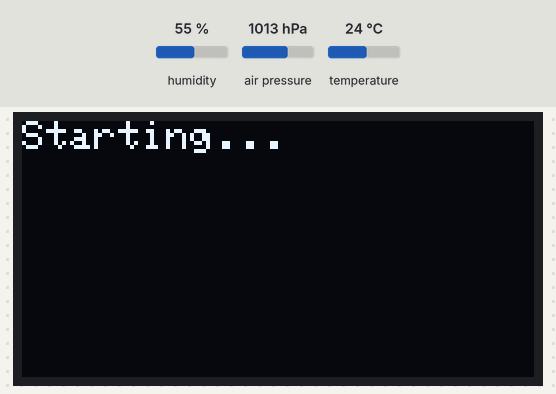
The sketch below on a simulated ESP32-C3. Shown: 128×64 one-colour display. The inputs (shaded band) are chosen by the test bench; at power-on: humidity 55 %, air pressure 1013 hPa, temperature 24 °C. WiFi joins after 1.5 s; servers stay silent unless stated; the local clock reads 2024-03-15 10:24:30 at power-on unless the sketch sets it; what the sketch prints to the serial monitor is not drawn.

Above: at 0.1 s.
At 1.6 s:
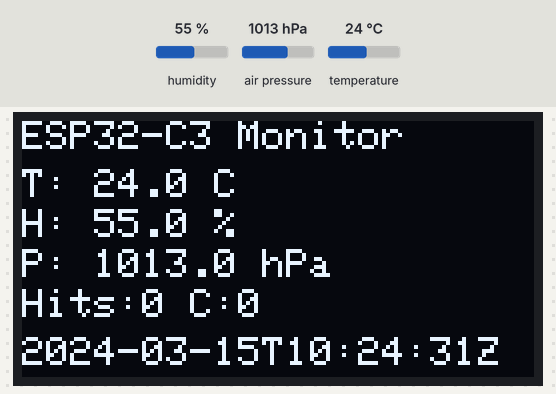
At 30.1 s:
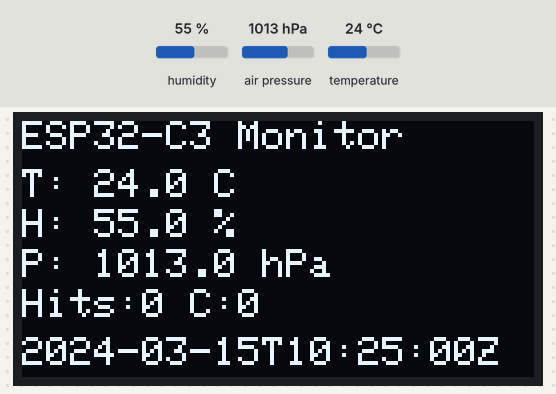
At 120.1 s:
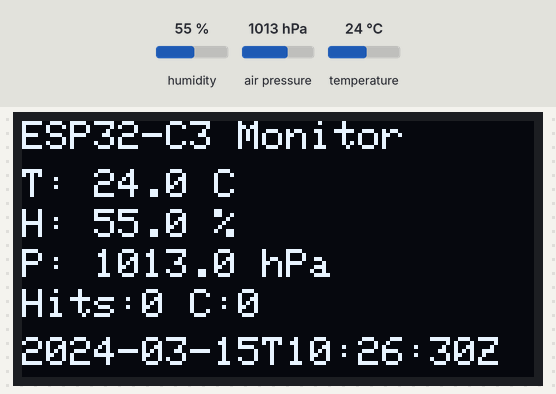

The sketch:

esp32c3-bme280-web-server.ino
```cpp
#include <WiFi.h>
#include <WebServer.h>
#include <Wire.h>
#include <time.h>

#include <Adafruit_GFX.h>
#include <Adafruit_SSD1306.h>

#include <Adafruit_Sensor.h>
#include <Adafruit_BME280.h>

// =========================
// WiFi
// =========================
const char* WIFI_SSID = "***ESSID***";
const char* WIFI_PASSWORD = "***Password***";

// =========================
// NTP
// =========================
const char* NTP_SERVER = "***NTPSERVERDOMAINORIP";
const long GMT_OFFSET_SEC = 0;
const int DAYLIGHT_OFFSET_SEC = 0;

// =========================
// Web Stats
// =========================
unsigned long totalHits = 0;
int activeClients = 0;

// =========================
// Display
// =========================
#define SCREEN_WIDTH 128
#define SCREEN_HEIGHT 64
#define OLED_RESET -1

Adafruit_SSD1306 display(
  SCREEN_WIDTH,
  SCREEN_HEIGHT,
  &Wire,
  OLED_RESET
);

// =========================
// Pinouts and Address
// =========================
#define I2C_SDA 0
#define I2C_SCL 1
#define BME280_ADDRESS 0x76

// =========================
// BME280
// =========================
Adafruit_BME280 bme;

// =========================
// Web Server
// =========================
WebServer server(80);

// =========================
// Sensor Values
// =========================
#define SEALEVELPRESSURE_HPA (1013.25)

float temperatureC = 0.0f;
float humidityPct = 0.0f;
float pressureHpa = 0.0f;

String lastReadISO = "Not synced";

// =========================
// Rate Limiter
// =========================
struct RateLimitEntry
{
  IPAddress ip;
  unsigned long windowStart;
  int requestCount;
};

const int MAX_CLIENTS = 20;
RateLimitEntry clients[MAX_CLIENTS];

const int MAX_REQUESTS = 60;
const unsigned long WINDOW_MS = 60000;

// =========================
// Sensor re-read timing
// =========================
unsigned long lastSensorRead = 0;
const unsigned long SENSOR_INTERVAL_MS = 30000;

// ==================================================
// Active Web Clients
// ==================================================
void updateActiveClients()
{
  unsigned long now = millis();
  activeClients = 0;

  for (int i = 0; i < MAX_CLIENTS; i++)
  {
    if (clients[i].windowStart != 0 &&
        (now - clients[i].windowStart) <= WINDOW_MS)
    {
      activeClients++;
    }
  }
}

// ==================================================
// Super-basic Rate Limiter
// ==================================================
bool isRateLimited()
{
  IPAddress clientIP = server.client().remoteIP();
  unsigned long now = millis();

  for (int i = 0; i < MAX_CLIENTS; i++)
  {
    if (clients[i].ip == clientIP)
    {
      if (now - clients[i].windowStart > WINDOW_MS)
      {
        clients[i].windowStart = now;
        clients[i].requestCount = 1;
        return false;
      }

      clients[i].requestCount++;

      if (clients[i].requestCount > MAX_REQUESTS)
      {
        return true;
      }

      return false;
    }
  }

  for (int i = 0; i < MAX_CLIENTS; i++)
  {
    if (clients[i].windowStart == 0)
    {
      clients[i].ip = clientIP;
      clients[i].windowStart = now;
      clients[i].requestCount = 1;
      return false;
    }
  }

  return false;
}

// ==================================================
// ISO8601 Time
// ==================================================
String getISOTime()
{
  struct tm timeinfo;

  if (!getLocalTime(&timeinfo))
  {
    return "Time unavailable";
  }

  char buffer[32];

  strftime(
    buffer,
    sizeof(buffer),
    "%Y-%m-%dT%H:%M:%SZ",
    &timeinfo
  );

  return String(buffer);
}

// ==================================================
// Read Sensor
// ==================================================
void updateSensorData()
{
  bme.takeForcedMeasurement();

  temperatureC = bme.readTemperature();
  humidityPct = bme.readHumidity();
  pressureHpa = bme.readPressure() / 100.0F;

  lastReadISO = getISOTime();
}

// ==================================================
// OLED Display
// ==================================================
void updateDisplay()
{
  display.clearDisplay();

  display.setTextColor(SSD1306_WHITE);

  display.setTextSize(1);
  display.setCursor(0, 0);
  display.println("ESP32-C3 Monitor");

  display.setCursor(0, 12);
  display.printf("T: %.1f C\n", temperatureC);

  display.setCursor(0, 22);
  display.printf("H: %.1f %%\n", humidityPct);

  display.setCursor(0, 32);
  display.printf("P: %.1f hPa\n", pressureHpa);

  display.setCursor(0, 42);
  display.printf("Hits:%lu C:%d\n",
                 totalHits,
                 activeClients);

  // Tiny timestamp
  display.setTextSize(1);
  display.setCursor(0, 54);

  if (lastReadISO.length() > 20)
  {
    display.print(lastReadISO.substring(11, 19));
  }
  else
  {
    display.print(lastReadISO);
  }

  display.display();
}

// ==================================================
// HTML Page
// ==================================================
String buildPage()
{
  return R"rawliteral(
<!DOCTYPE html>
<html>
<head>
<meta charset="UTF-8">
<meta name="viewport"
      content="width=device-width, initial-scale=1.0">

<meta http-equiv="Cache-Control"
      content="no-cache, no-store, must-revalidate">
<meta http-equiv="Pragma"
      content="no-cache">
<meta http-equiv="Expires"
      content="0">

<title>ESP32 Environment</title>

<style>
body {
    font-family: Arial, sans-serif;
    background: #111;
    color: #eee;
    text-align: center;
    padding: 30px;
}

.card {
    background: #222;
    border-radius: 12px;
    padding: 24px;
    max-width: 400px;
    margin: auto;
    box-sizing: border-box;
}

.value {
    font-size: 2rem;
    margin: 16px 0;
}

.last-read {
    margin-top: 20px;
    font-size: 0.75rem;
    color: #aaa;
}
</style>

<script>
async function loadEnvironment()
{
    try
    {
        const response =
            await fetch('/api/environment');

        if (!response.ok)
        {
            throw new Error(
                'HTTP ' + response.status
            );
        }

        const data =
            await response.json();

        document.getElementById(
            'temp'
        ).textContent =
            data.temperature_c.toFixed(1);

        document.getElementById(
            'hum'
        ).textContent =
            data.humidity_pct.toFixed(1);

        document.getElementById(
            'press'
        ).textContent =
            data.pressure_hpa.toFixed(1);

        document.getElementById(
            'lastread'
        ).textContent =
            data.last_read;
    }
    catch (err)
    {
        console.error(err);
    }
}

window.onload = () =>
{
    loadEnvironment();

    setInterval(
        loadEnvironment,
        30000
    );
};
</script>
</head>

<body>
<div class="card">

<h1>Living Room Environment</h1>

<div class="value">
🌡 Temperature:
<strong id="temp">--.-</strong> °C
</div>

<div class="value">
💧 Humidity:
<strong id="hum">--.-</strong> %
</div>

<div class="value">
📈 Pressure:
<strong id="press">--.-</strong> hPa
</div>

<div class="last-read">
Last read:
<span id="lastread">
Loading...
</span>
</div>

</div>
</body>
</html>
)rawliteral";
}

// ============================================
// API endpoint to return JSON data from sensor
// ============================================

void handleEnvironmentApi()
{
  totalHits++;

  updateActiveClients();

  if (isRateLimited())
  {
    server.send(
      429,
      "application/json",
      "{\"error\":\"Too Many Requests\"}"
    );
    return;
  }

  String json = "{";

  json += "\"temperature_c\":";
  json += String(temperatureC, 1);

  json += ",\"humidity_pct\":";
  json += String(humidityPct, 1);

  json += ",\"pressure_hpa\":";
  json += String(pressureHpa, 1);

  json += ",\"last_read\":\"";
  json += lastReadISO;
  json += "\"";

  json += "}";

  server.send(
    200,
    "application/json",
    json
  );
}

// ==================================================
// Base route for home page
// ==================================================
void handleRoot()
{
  totalHits++;

  updateActiveClients();

  if (isRateLimited())
  {
    server.send(
      429,
      "text/plain",
      "Too Many Requests"
    );
    return;
  }

  server.send(
    200,
    "text/html",
    buildPage()
  );
}

// ==================================================
// Setup
// ==================================================
void setup()
{
  Serial.begin(115200);
  while (!Serial);

  Serial.println("Initializing...");

  Wire.begin(I2C_SDA, I2C_SCL);

  // OLED
  if (!display.begin(
        SSD1306_SWITCHCAPVCC,
        0x3C))
  {
    Serial.println("SSD1306 failed");
    while (true);
  }

  display.clearDisplay();
  display.setTextColor(SSD1306_WHITE);
  display.setTextSize(1);
  display.setCursor(0, 0);
  display.println("Starting...");
  display.display();

  // BME280
  bool status = bme.begin(BME280_ADDRESS);

  if (!status)
  {
    Serial.println("BME280 not found");
    while (true);
  }

  Serial.println("BME280 found");

  bme.setSampling(
    Adafruit_BME280::MODE_FORCED,
    Adafruit_BME280::SAMPLING_X16,
    Adafruit_BME280::SAMPLING_X1,
    Adafruit_BME280::SAMPLING_X1,
    Adafruit_BME280::FILTER_X16,
    Adafruit_BME280::STANDBY_MS_0_5
  );

  // WiFi
  WiFi.begin(
    WIFI_SSID,
    WIFI_PASSWORD
  );

  WiFi.setTxPower(
    WIFI_POWER_8_5dBm
  );

  while (WiFi.status() != WL_CONNECTED)
  {
    delay(500);
    Serial.print(".");
  }

  Serial.println();
  Serial.println("WiFi connected");
  Serial.println(WiFi.localIP());

  // NTP
  configTime(
    GMT_OFFSET_SEC,
    DAYLIGHT_OFFSET_SEC,
    NTP_SERVER
  );

  Serial.println("Waiting for NTP...");

  struct tm timeinfo;

  while (!getLocalTime(&timeinfo))
  {
    delay(500);
    Serial.print(".");
  }

  Serial.println();
  Serial.println("Time synced");

  // handlers for home page at / and the API endpoint
  server.on("/", HTTP_GET, handleRoot);

  server.on("/api/environment", HTTP_GET, handleEnvironmentApi);

  server.begin();

  updateSensorData();
  updateDisplay();

  Serial.print("Open browser: http://");
  Serial.println(WiFi.localIP());
}

// ==================================================
// Main Loop
// ==================================================
void loop()
{
  server.handleClient();

  unsigned long now = millis();

  if (now - lastSensorRead >= SENSOR_INTERVAL_MS)
  {
    lastSensorRead = now;

    updateSensorData();
    updateActiveClients();
    updateDisplay();
  }
}
```

Measured:
- what the display in image 1 shows lasts 28.4 s, from 1.6 s to 30.0 s
